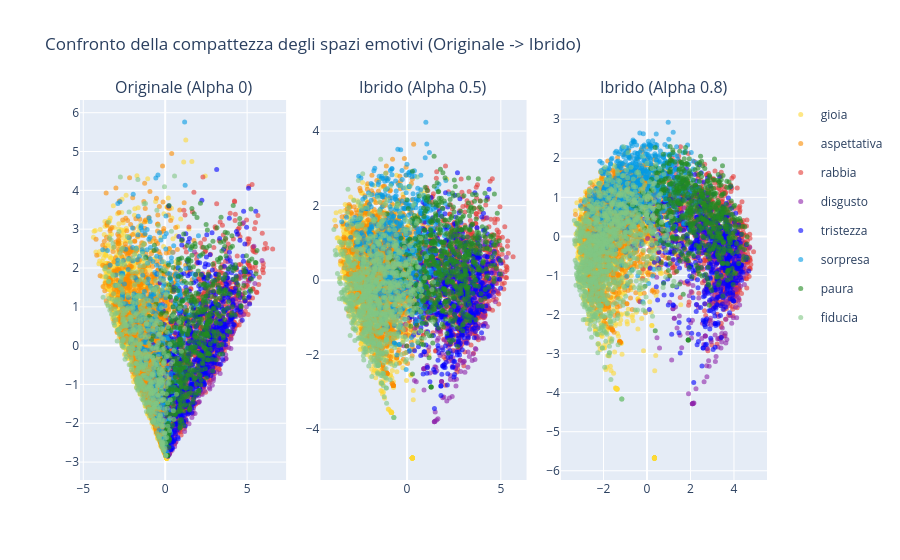

This figure's notebook cell:
### Markdown cell above
## Visualizzazione dei risultati
Visualizziamo i punteggi emotivi originali e ricalcolati con aplha = 0.5 e aplha = 0.8.

### Code cell
from Fase1.sklearn_utils import perform_pca_analysis
from Fase2.support import compare_pca_layouts

dom_orig = df_emotions.idxmax(axis=1)                                               # 1. PCA su dati Originali
pca_orig = perform_pca_analysis(df_emotions, BASIC_EMOTIONS, dom_orig, scale=True)

dom_05 = df_alpha_05.idxmax(axis=1)                                                 # 2. PCA su dati Alpha 0.5
pca_05 = perform_pca_analysis(df_alpha_05, BASIC_EMOTIONS, dom_05, scale=True)

dom_08 = df_alpha_08.idxmax(axis=1)                                                 # 3. PCA su dati Alpha 0.8
pca_08 = perform_pca_analysis(df_alpha_08, BASIC_EMOTIONS, dom_08, scale=True)

compare_pca_layouts([pca_orig, pca_05, pca_08], ["Originale (Alpha 0)", "Ibrido (Alpha 0.5)", "Ibrido (Alpha 0.8)"])

### Figure 1 — Plotly figure (JSON) as saved in the notebook; plotly's stock layout.template omitted (floating-point values rounded to 4 significant figures; data arrays with more than 128 entries replaced by an {"elided": "..."} marker saying what was removed)
{"data": [{"legendgroup": "gioia", "marker": {"color": "#FDD835", "opacity": 0.6, "size": 5}, "mode": "markers", "name": "gioia", "showlegend": true, "x": {"elided": "1632 float values"}, "y": {"elided": "1632 float values"}, "type": "scatter", "xaxis": "x", "yaxis": "y"}, {"legendgroup": "aspettativa", "marker": {"color": "#FB8C00", "opacity": 0.6, "size": 5}, "mode": "markers", "name": "aspettativa", "showlegend": true, "x": {"elided": "1989 float values"}, "y": {"elided": "1989 float values"}, "type": "scatter", "xaxis": "x", "yaxis": "y"}, {"legendgroup": "rabbia", "marker": {"color": "#E53935", "opacity": 0.6, "size": 5}, "mode": "markers", "name": "rabbia", "showlegend": true, "x": {"elided": "790 float values"}, "y": {"elided": "790 float values"}, "type": "scatter", "xaxis": "x", "yaxis": "y"}, {"legendgroup": "disgusto", "marker": {"color": "#8E24AA", "opacity": 0.6, "size": 5}, "mode": "markers", "name": "disgusto", "showlegend": true, "x": {"elided": "274 float values"}, "y": {"elided": "274 float values"}, "type": "scatter", "xaxis": "x", "yaxis": "y"}, {"legendgroup": "tristezza", "marker": {"color": "#0000FF", "opacity": 0.6, "size": 5}, "mode": "markers", "name": "tristezza", "showlegend": true, "x": {"elided": "650 float values"}, "y": {"elided": "650 float values"}, "type": "scatter", "xaxis": "x", "yaxis": "y"}, {"legendgroup": "sorpresa", "marker": {"color": "#039BE5", "opacity": 0.6, "size": 5}, "mode": "markers", "name": "sorpresa", "showlegend": true, "x": {"elided": "408 float values"}, "y": {"elided": "408 float values"}, "type": "scatter", "xaxis": "x", "yaxis": "y"}, {"legendgroup": "paura", "marker": {"color": "#228B22", "opacity": 0.6, "size": 5}, "mode": "markers", "name": "paura", "showlegend": true, "x": {"elided": "592 float values"}, "y": {"elided": "592 float values"}, "type": "scatter", "xaxis": "x", "yaxis": "y"}, {"legendgroup": "fiducia", "marker": {"color": "#81C784", "opacity": 0.6, "size": 5}, "mode": "markers", "name": "fiducia", "showlegend": true, "x": {"elided": "570 float values"}, "y": {"elided": "570 float values"}, "type": "scatter", "xaxis": "x", "yaxis": "y"}, {"legendgroup": "gioia", "marker": {"color": "#FDD835", "opacity": 0.6, "size": 5}, "mode": "markers", "name": "gioia", "showlegend": false, "x": {"elided": "1314 float values"}, "y": {"elided": "1314 float values"}, "type": "scatter", "xaxis": "x2", "yaxis": "y2"}, {"legendgroup": "aspettativa", "marker": {"color": "#FB8C00", "opacity": 0.6, "size": 5}, "mode": "markers", "name": "aspettativa", "showlegend": false, "x": {"elided": "1627 float values"}, "y": {"elided": "1627 float values"}, "type": "scatter", "xaxis": "x2", "yaxis": "y2"}, {"legendgroup": "rabbia", "marker": {"color": "#E53935", "opacity": 0.6, "size": 5}, "mode": "markers", "name": "rabbia", "showlegend": false, "x": {"elided": "812 float values"}, "y": {"elided": "812 float values"}, "type": "scatter", "xaxis": "x2", "yaxis": "y2"}, {"legendgroup": "disgusto", "marker": {"color": "#8E24AA", "opacity": 0.6, "size": 5}, "mode": "markers", "name": "disgusto", "showlegend": false, "x": {"elided": "274 float values"}, "y": {"elided": "274 float values"}, "type": "scatter", "xaxis": "x2", "yaxis": "y2"}, {"legendgroup": "tristezza", "marker": {"color": "#0000FF", "opacity": 0.6, "size": 5}, "mode": "markers", "name": "tristezza", "showlegend": false, "x": {"elided": "615 float values"}, "y": {"elided": "615 float values"}, "type": "scatter", "xaxis": "x2", "yaxis": "y2"}, {"legendgroup": "sorpresa", "marker": {"color": "#039BE5", "opacity": 0.6, "size": 5}, "mode": "markers", "name": "sorpresa", "showlegend": false, "x": {"elided": "650 float values"}, "y": {"elided": "650 float values"}, "type": "scatter", "xaxis": "x2", "yaxis": "y2"}, {"legendgroup": "paura", "marker": {"color": "#228B22", "opacity": 0.6, "size": 5}, "mode": "markers", "name": "paura", "showlegend": false, "x": {"elided": "649 float values"}, "y": {"elided": "649 float values"}, "type": "scatter", "xaxis": "x2", "yaxis": "y2"}, {"legendgroup": "fiducia", "marker": {"color": "#81C784", "opacity": 0.6, "size": 5}, "mode": "markers", "name": "fiducia", "showlegend": false, "x": {"elided": "964 float values"}, "y": {"elided": "964 float values"}, "type": "scatter", "xaxis": "x2", "yaxis": "y2"}, {"legendgroup": "gioia", "marker": {"color": "#FDD835", "opacity": 0.6, "size": 5}, "mode": "markers", "name": "gioia", "showlegend": false, "x": {"elided": "1221 float values"}, "y": {"elided": "1221 float values"}, "type": "scatter", "xaxis": "x3", "yaxis": "y3"}, {"legendgroup": "aspettativa", "marker": {"color": "#FB8C00", "opacity": 0.6, "size": 5}, "mode": "markers", "name": "aspettativa", "showlegend": false, "x": {"elided": "1492 float values"}, "y": {"elided": "1492 float values"}, "type": "scatter", "xaxis": "x3", "yaxis": "y3"}, {"legendgroup": "rabbia", "marker": {"color": "#E53935", "opacity": 0.6, "size": 5}, "mode": "markers", "name": "rabbia", "showlegend": false, "x": {"elided": "852 float values"}, "y": {"elided": "852 float values"}, "type": "scatter", "xaxis": "x3", "yaxis": "y3"}, {"legendgroup": "disgusto", "marker": {"color": "#8E24AA", "opacity": 0.6, "size": 5}, "mode": "markers", "name": "disgusto", "showlegend": false, "x": {"elided": "277 float values"}, "y": {"elided": "277 float values"}, "type": "scatter", "xaxis": "x3", "yaxis": "y3"}, {"legendgroup": "tristezza", "marker": {"color": "#0000FF", "opacity": 0.6, "size": 5}, "mode": "markers", "name": "tristezza", "showlegend": false, "x": {"elided": "580 float values"}, "y": {"elided": "580 float values"}, "type": "scatter", "xaxis": "x3", "yaxis": "y3"}, {"legendgroup": "sorpresa", "marker": {"color": "#039BE5", "opacity": 0.6, "size": 5}, "mode": "markers", "name": "sorpresa", "showlegend": false, "x": {"elided": "746 float values"}, "y": {"elided": "746 float values"}, "type": "scatter", "xaxis": "x3", "yaxis": "y3"}, {"legendgroup": "paura", "marker": {"color": "#228B22", "opacity": 0.6, "size": 5}, "mode": "markers", "name": "paura", "showlegend": false, "x": {"elided": "625 float values"}, "y": {"elided": "625 float values"}, "type": "scatter", "xaxis": "x3", "yaxis": "y3"}, {"legendgroup": "fiducia", "marker": {"color": "#81C784", "opacity": 0.6, "size": 5}, "mode": "markers", "name": "fiducia", "showlegend": false, "x": {"elided": "1112 float values"}, "y": {"elided": "1112 float values"}, "type": "scatter", "xaxis": "x3", "yaxis": "y3"}], "layout": {"xaxis": {"anchor": "y", "domain": [0.0, 0.3]}, "yaxis": {"anchor": "x", "domain": [0.0, 1.0]}, "xaxis2": {"anchor": "y2", "domain": [0.35, 0.65]}, "yaxis2": {"anchor": "x2", "domain": [0.0, 1.0]}, "xaxis3": {"anchor": "y3", "domain": [0.7, 1.0]}, "yaxis3": {"anchor": "x3", "domain": [0.0, 1.0]}, "annotations": [{"font": {"size": 16}, "showarrow": false, "text": "Originale (Alpha 0)", "x": 0.15, "xanchor": "center", "xref": "paper", "y": 1.0, "yanchor": "bottom", "yref": "paper"}, {"font": {"size": 16}, "showarrow": false, "text": "Ibrido (Alpha 0.5)", "x": 0.5, "xanchor": "center", "xref": "paper", "y": 1.0, "yanchor": "bottom", "yref": "paper"}, {"font": {"size": 16}, "showarrow": false, "text": "Ibrido (Alpha 0.8)", "x": 0.85, "xanchor": "center", "xref": "paper", "y": 1.0, "yanchor": "bottom", "yref": "paper"}], "title": {"text": "Confronto della compattezza degli spazi emotivi (Originale -> Ibrido)"}}}
